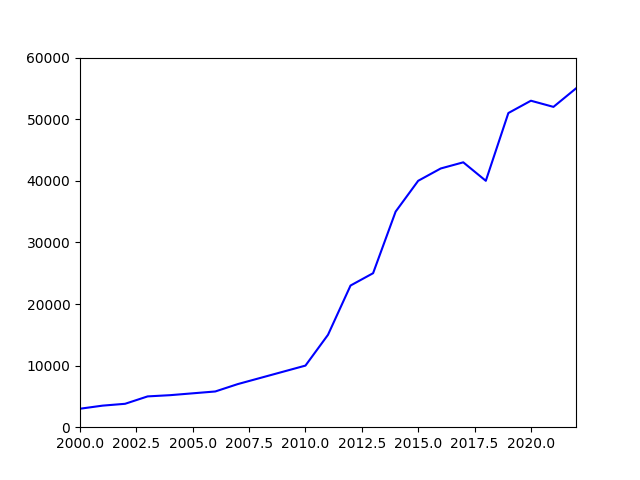

Python code for this plot:
import pandas as pd
import numpy as np
import matplotlib.pyplot as plt


data = pd.read_csv("workspace/shanghai.csv")
data_array = data.to_numpy()

plt.plot(data.year, data.price, 'b-')
plt.xlim([2000, 2022])
plt.ylim([0, 60000])
plt.savefig("show-data.png")



